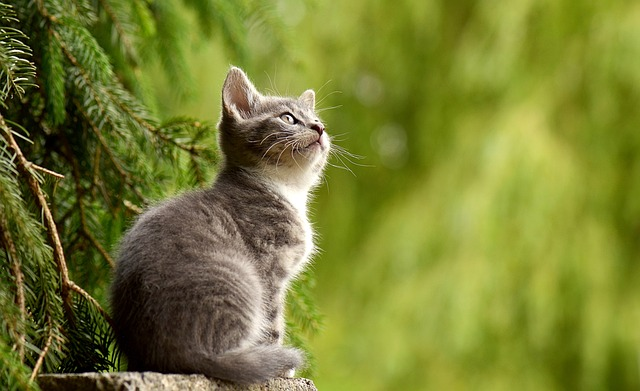
#> input picture PythonImageWorkspace/OpenCV/img.jpg, 640 x 391 px
$ jupyter execute '05. 파일 저장.ipynb'
#> lines starting #> are read from the running program, lines starting #| are printed output that depends on the picture
# 5. 파일 저장

## 이미지저장

[cell 1]
import cv2
img = cv2.imread('img.jpg',cv2.IMREAD_GRAYSCALE) #흑백으로 이미지 불러오기
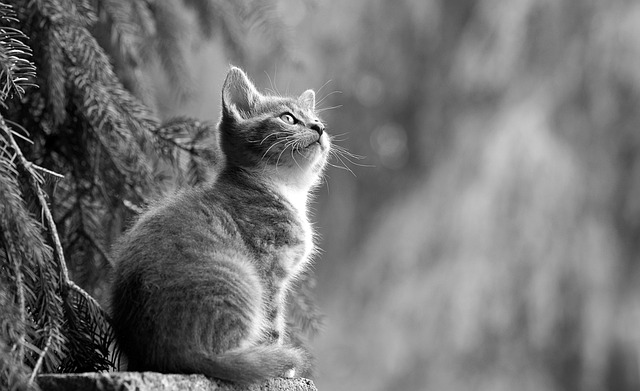
#> img: shape (391, 640); min 0, max 255, mean 115.1
cv2.imshow('img',img)
cv2.waitKey(0)
cv2.destroyAllWindows()

result = cv2.imwrite('img_save.jpg',img)
print(result)
#| True

### 저장 포멧 (jpg,png)

[cell 2]
import cv2
img = cv2.imread('img.jpg',cv2.IMREAD_GRAYSCALE) #흑백으로 이미지 불러오기
cv2.imwrite('img_save.png',img) # png 형태로 저장
#> Out = True

## 동영상 저장

[cell 3]
import cv2
cap = cv2.VideoCapture('video.mp4')

# 코덱 정의
fourcc = cv2.VideoWriter_fourcc(*'DIVX')

# 프레임 크기, FPS
width = round(cap.get(cv2.CAP_PROP_FRAME_WIDTH))
height = round(cap.get(cv2.CAP_PROP_FRAME_HEIGHT))
fps = cap.get(cv2.CAP_PROP_FPS) * 2 #영상 재생 속도가 2배

out = cv2.VideoWriter('output_fast.avi', fourcc, fps, (width,height))
#저장 파일명, 코덱, FPS, 크기 (width,height)


while cap.isOpened() :
    ret, frame = cap.read()
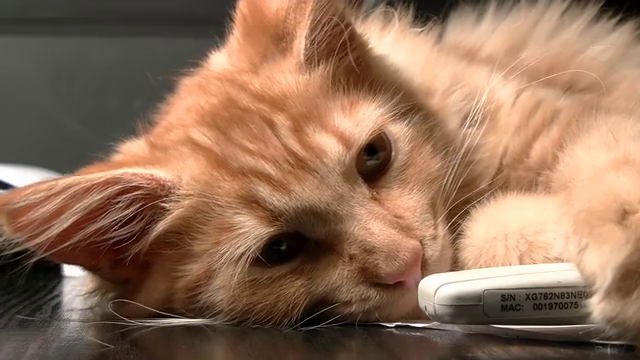
#> input picture frame 93 of PythonImageWorkspace/OpenCV/video.mp4, 640 x 360 px
#> frame is the input picture: shape (360, 640, 3); mean B, G, R 88.7, 112.2, 145.9

    if not ret:
        break

    out.write(frame) # 영상 데이터만 저장 (소리 X)
    cv2.imshow('video',frame)
    if cv2.waitKey(1) == ord('q'):
#> (key q is pressed here)
        break

out.release() # 자원 해제
cap.release()
cv2.destroyAllWindows()
